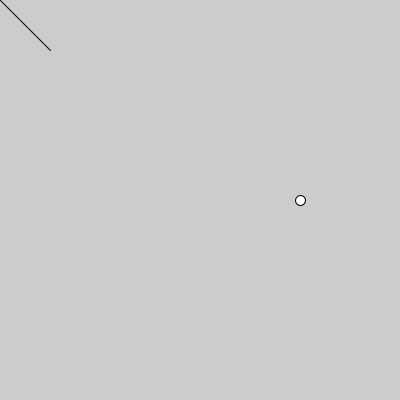
Frame 1 (no input)
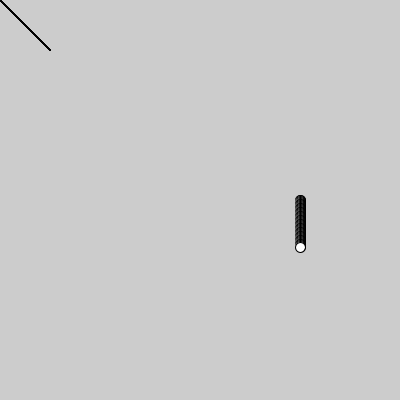
Frame 60 (the mouse pressed at the canvas centre just before this capture)
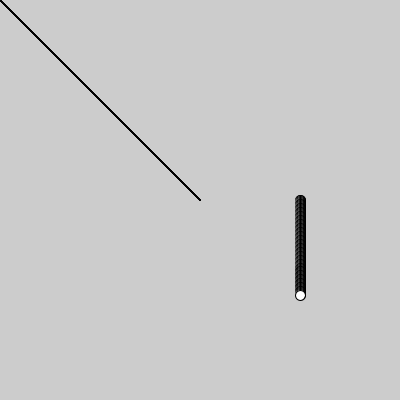
Frame 120 (the mouse held since frame 60 and released just before this capture)

The Processing sketch that drew these frames (run headless with seeded random() and noise(); from frame 60 on, the mouse is pressed at the canvas centre):

// Processing sketch: processing_13648
// ── processing_13648.pde

float y=200;
void setup(){
  size(400,400);
}
void draw(){
  line(50,50,mouseX,mouseY);
  ellipse(300,y,10,10);
  y=y+0.8;
}             
                
